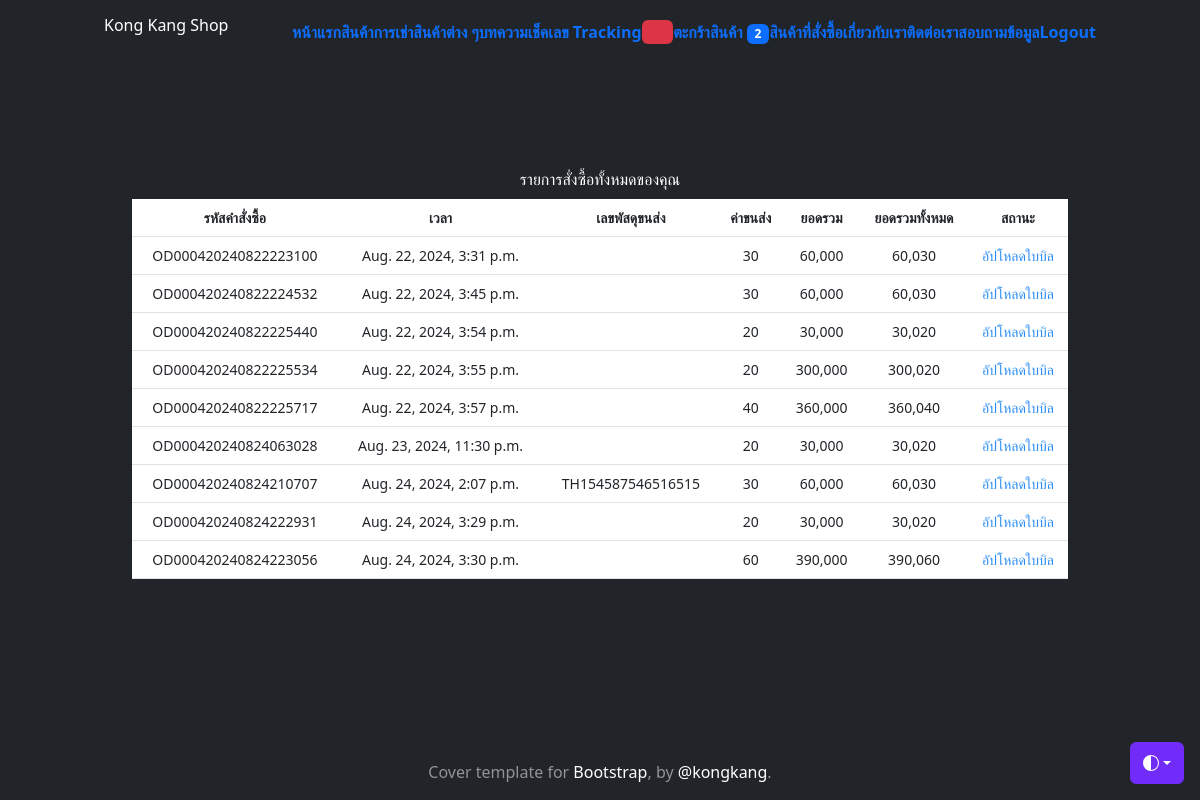
The page /orders (signed in) on the database its author committed.
### myapp/models.py (models this page shows, shortened)
class Profile(models.Model):
    user = models.OneToOneField(User, on_delete=models.CASCADE)
    photo = models.ImageField(upload_to='profile_photo', null=True, blank=True)
    usertype = models.CharField(max_length=100, default='member')
    favor = models.CharField(max_length=100, null=True, blank=True)
    fb_account = models.CharField(max_length=100, default='No Facebook')
    address = models.TextField(null=True, blank=True)
    telephone_number = models.CharField(max_length=8, null=True, blank=True)
    cart_quantity = models.IntegerField(default=0, null=True, blank=True)

class CartOrder(models.Model):
    order_id = models.CharField(max_length=100)
    user = models.ForeignKey(User, on_delete=models.CASCADE)
    first_name = models.CharField(max_length=100, null=True, blank=True)
    last_name = models.CharField(max_length=100, null=True, blank=True)
    tel = models.CharField(max_length=14, null=True, blank=True)
    email = models.CharField(max_length=50, null=True, blank=True)
    address = models.TextField()
    express = models.CharField(max_length=100)
    payment = models.CharField(max_length=100)
    other = models.TextField(null=True, blank=True)
    stamp = models.DateTimeField(auto_now_add=True, null=True, blank=True)
    paid = models.BooleanField(default=False)
    confirmed = models.BooleanField(default=False)
    slip = models.ImageField(upload_to="cart-slip/", null=True, blank=True)
    slip_time = models.DateField(null=True, blank=True)
    bank_account = models.CharField(
        max_length=100,
        choices=[('kbank', 'kbank'),
                 ('scb', 'scb'),
                 ('tmb', 'tmb'),
                 ('bbl', 'bbl'),
                 ('kbank', 'kbank'),
                 ('อื่น ๆ', 'อื่น ๆ'),
                 ],
         default='kbank'
        )
    payment_id = models.CharField(max_length=100, null=True, blank=True)
    tracking_number = models.CharField(max_length=100, null=True, blank=True)
    total_price = models.IntegerField(null=True, blank=True)
    shipping_cost = models.IntegerField(null=True, blank=True)

### myapp/views.py (the view)
# urls.py: path("orders", CartOrderProduct, name="cart-order-product"),
def CartOrderProduct(req):
    username = req.user.username
    user = User.objects.get(username=username)
    context = {}
    cart_order = CartOrder.objects.filter(user=user)
    for co in cart_order:
        order_id = co.order_id
        order_product = OrderProduct.objects.filter(order_id=order_id)
        total = sum([o.total_price for o in order_product])
        co.total_price = total
        count = sum([o.quantity for o in order_product])
        if co.express == "flash":
            shipping_cost = sum([20 if i == 0 else 10 for i in range(count)])
        elif co.express == "kerry":
            shipping_cost = sum([20 if i == 0 else 8 for i in range(count)])
        elif co.express == "jst":
            shipping_cost = sum([20 if i == 0 else 9 for i in range(count)])
        elif co.express == "thailandpost":
            shipping_cost = sum([20 if i == 0 else 12 for i in range(count)])
        else:
            shipping_cost = sum([20 if i == 0 else 11 for i in range(count)])
        if co.payment == "cod":
            shipping_cost += 10
        co.shipping_cost = shipping_cost
    context["cart_order"] = cart_order
    return render(req, "myapp/cart-order-product.html", context)

### myapp/templates/myapp/cart-order-product.html (shortened to what this page needs)
{% extends 'myapp/base.html' %}
{% load static %}
{% load humanize %}
{% block content %}
<div class="container">
    <div class="text-color-black">
      <h3>รายการสั่งซื้อทั้งหมดของคุณ</h3>
    </div>
    <div style="padding: 5px"></div>
    <table class="table">
        <tr style="font-size: 14px;">
          <th>รหัสคำสั่งซื้อ</th>
          <th>เวลา</th>
          <th>เลขพัสดุขนส่ง</th>
          <th>ค่าขนส่ง</th>
          <th>ยอดรวม</th>
          <th>ยอดรวมทั้งหมด</th>
          <th>สถานะ</th>
        </tr>
        {% for co in cart_order %}
        <tr style="font-size: 14px;">
          <td><a href="{% url 'my-order' co.order_id %}" style="font-size: 14px;">{{ co.order_id }}</a></td>
          <td>{{ co.stamp }}</td>
          <td>
            {% if co.tracking_number != None %}
              {{ co.tracking_number }}
            {% endif %}
          </td>
          <td>
            {{ co.shipping_cost | intcomma }}
          </td>
          <td>
            {{ co.total_price | intcomma }}
          </td>
          <td>
            {{ co.total_price | add:co.shipping_cost | intcomma }}
          </td>
          <td>
           {% if co.paid %}
            <i class="fa fa-check-square-o" style="font-size:14px;color:#ff0000;"> จ่ายแล้ว </i>
          {% else %}
            <a href="{% url 'upload-slip-order' co.order_id %}" style="font-size:14px;color:#2a8df4;" class="button-darken-blue">
              อัปโหลดใบบิล
            </a>
           {% endif %}
          </td>
        </tr>
       {% endfor %}
    </table>
    <div style="padding: 5px"></div>
    <div style="padding: 20px"></div>
  </div>
{% endblock content %}

### myapp/templates/myapp/base.html (shortened to what this page needs)
<!doctype html>
<html lang="en" class="h-100" data-bs-theme="auto">
  <head><script src="https://getbootstrap.com/docs/5.3/assets/js/color-modes.js"></script>
    <link rel="stylesheet" href="https://cdn.jsdelivr.net/npm/@docsearch/css@3">
<link href="https://getbootstrap.com/docs/5.3/dist/css/bootstrap.min.css" rel="stylesheet">
<link
href="https://cdn.jsdelivr.net/npm/tailwindcss@2.2.19/dist/tailwind.min.css" rel="stylesheet">
    <link href="https://getbootstrap.com/docs/5.3/examples/cover/cover.css" rel="stylesheet">
  </head>
  <body class="d-flex h-100 text-center text-bg-dark">
    <div class="dropdown position-fixed bottom-0 end-0 mb-3 me-3 bd-mode-toggle">
      <button class="btn btn-bd-primary py-2 dropdown-toggle d-flex align-items-center"
              id="bd-theme"
              type="button"
              aria-expanded="false"
              data-bs-toggle="dropdown"
              aria-label="Toggle theme (auto)">
        <svg class="bi my-1 theme-icon-active" width="1em" height="1em"><use href="#circle-half"></use></svg>
      </button>
    </div>
<div class="container d-flex w-100 h-100 p-3 mx-auto flex-column">
  <header class="mb-auto">
    <div>
     <h3 class="float-lg-start mb-0">Kong Kang Shop</h3>
      <nav class="nav nav-masthead justify-content-center float-lg-end">
        {% block menubar %}
            <a class="nav-link fw-bold py-1 px-0" aria-current="page" href="{% url 'shop' %}">หน้าแรก</a>
            <a class="nav-link fw-bold py-1 px-0" href="{% url 'all-product' %}">สินค้า</a>
            {% if user.is_authenticated and user.profile.usertype == 'member' %}
            <a class="nav-link fw-bold py-1 px-0" href="{% url 'all-machine-page' %}">การเช่าสินค้าต่าง ๆ</a>
            {% endif %}
            <a class="nav-link fw-bold py-1 px-0" href="{% url 'post' %}">บทความ</a>
            <a class="nav-link fw-bold py-1 px-0" href="{% url 'tracking' %}">เช็คเลข Tracking</a>
            {% if user.is_authenticated and user.profile.usertype == 'member' %}
              <a class="nav-link fw-bold py-1 px-0" href="{% url 'wishlist-page' %}"><span class="badge bg-danger"><svg xmlns="http://www.w3.org/2000/svg" width="16" height="16" fill="currentColor" class="bi bi-heart" viewBox="0 0 16 16"></svg>
              </svg></span>
              </a>
              <a class="nav-link fw-bold py-1 px-0" href="{% url 'my-cart' %}">ตะกร้าสินค้า <span class="badge bg-primary"><font color="white">{{user.profile.cart_quantity}}</font></span></a>
              <a class="nav-link fw-bold py-1 px-0" href="{% url 'cart-order-product' %}">สินค้าที่สั่งซื้อ</a>
            {% endif %}
            <a class="nav-link fw-bold py-1 px-0" href="{% url 'about-us' %}">เกี่ยวกับเรา</a>
            <a class="nav-link fw-bold py-1 px-0" href="{% url 'contact' %}">ติดต่อเรา</a>
            <a class="nav-link fw-bold py-1 px-0" href="{% url 'ask' %}">สอบถามข้อมูล</a>
            {% if not user.is_authenticated %}
              <a class="nav-link fw-bold py-1 px-0" href="{% url 'login' %}">Login</a>
            {% else %}
              <a class="nav-link fw-bold py-1 px-0" href="{% url 'logout' %}">Logout</a>
            {% endif %}
        {% endblock menubar %}
      </nav>
    </div>
  </header>
  <main class="px-3">
        {% block content %}
        {% endblock content %}
  </main>
  <footer class="mt-auto text-white-50">
    <p>Cover template for <a href="https://getbootstrap.com/" class="text-white">Bootstrap</a>, by <a href="https://twitter.com/mdo" class="text-white">@kongkang</a>.</p>
  </footer>
</div>
    </body>
</html>

### myapp/templates/myapp/base.html (style rules this page uses)
.bi { vertical-align: -.125em; fill: currentColor; }
.btn-bd-primary { --bd-violet-bg: #712cf9; --bd-violet-rgb: 112.520718, 44.062154, 249.437846; --bs-btn-font-weight: 600; --bs-btn-color: var(--bs-white); --bs-btn-bg: var(--bd-violet-bg); --bs-btn-border-color: var(--bd-violet-bg); --bs-btn-hover-color: var(--bs-white); --bs-btn-hover-bg: #6528e0; --bs-btn-hover-border-color: #6528e0; --bs-btn-focus-shadow-rgb: var(--bd-violet-rgb); --bs-btn-active-color: var(--bs-btn-hover-color); --bs-btn-active-bg: #5a23c8; --bs-btn-active-border-color: #5a23c8; }
.bd-mode-toggle { z-index: 1500; }

### rows shown on the page
CartOrder: order_id "OD000420240822223100", stamp "Aug. 22, 2024, 3:31 p.m.", shipping_cost "30", total_price "60,000", total_price|add "60,030", paid "อัปโหลดใบบิล"
CartOrder: order_id "OD000420240822224532", stamp "Aug. 22, 2024, 3:45 p.m.", shipping_cost "30", total_price "60,000", total_price|add "60,030", paid "อัปโหลดใบบิล"
CartOrder: order_id "OD000420240822225440", stamp "Aug. 22, 2024, 3:54 p.m.", shipping_cost "20", total_price "30,000", total_price|add "30,020", paid "อัปโหลดใบบิล"
CartOrder: order_id "OD000420240822225534", stamp "Aug. 22, 2024, 3:55 p.m.", shipping_cost "20", total_price "300,000", total_price|add "300,020", paid "อัปโหลดใบบิล"
CartOrder: order_id "OD000420240822225717", stamp "Aug. 22, 2024, 3:57 p.m.", shipping_cost "40", total_price "360,000", total_price|add "360,040", paid "อัปโหลดใบบิล"
CartOrder: order_id "OD000420240824063028", stamp "Aug. 23, 2024, 11:30 p.m.", shipping_cost "20", total_price "30,000", total_price|add "30,020", paid "อัปโหลดใบบิล"
CartOrder: order_id "OD000420240824210707", stamp "Aug. 24, 2024, 2:07 p.m.", tracking_number "TH154587546516515", shipping_cost "30", total_price "60,000", total_price|add "60,030", paid "อัปโหลดใบบิล"
CartOrder: order_id "OD000420240824222931", stamp "Aug. 24, 2024, 3:29 p.m.", shipping_cost "20", total_price "30,000", total_price|add "30,020", paid "อัปโหลดใบบิล"
CartOrder: order_id "OD000420240824223056", stamp "Aug. 24, 2024, 3:30 p.m.", shipping_cost "60", total_price "390,000", total_price|add "390,060", paid "อัปโหลดใบบิล"

### other values the page prints
{{ user.profile.cart_quantity }} "2"
